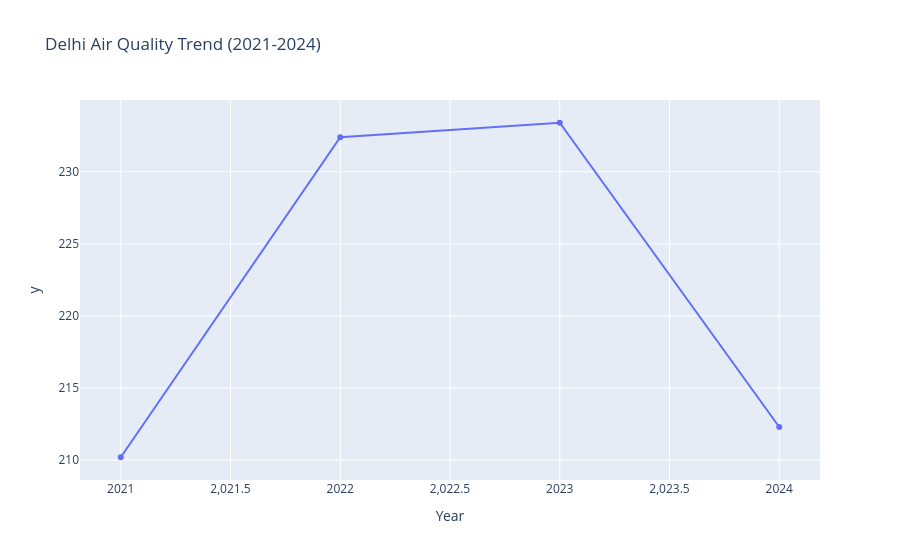

Source (notebook cell):
### Code cell
yearly = df.groupby('Year')['AQI'].mean().round(1)
print("Average AQI Year-wise:")
print(yearly)

import plotly.express as px
fig = px.line(yearly, x=yearly.index, y=yearly.values, 
              title="Delhi Air Quality Trend (2021-2024)",
              markers=True)
fig.show()

### Figure 1 — Plotly figure (JSON) as saved in the notebook; plotly's stock layout.template omitted (floating-point values rounded to 4 significant figures)
{"data": [{"hovertemplate": "Year=%{x}<br>y=%{y}<extra></extra>", "legendgroup": "", "line": {"color": "#636efa", "dash": "solid"}, "marker": {"symbol": "circle"}, "mode": "lines+markers", "name": "", "orientation": "v", "showlegend": false, "type": "scatter", "x": [2021, 2022, 2023, 2024], "xaxis": "x", "y": [210.2, 232.4, 233.4, 212.3], "yaxis": "y"}], "layout": {"legend": {"tracegroupgap": 0}, "title": {"text": "Delhi Air Quality Trend (2021-2024)"}, "xaxis": {"anchor": "y", "domain": [0, 1], "title": {"text": "Year"}}, "yaxis": {"anchor": "x", "domain": [0, 1], "title": {"text": "y"}}}}
